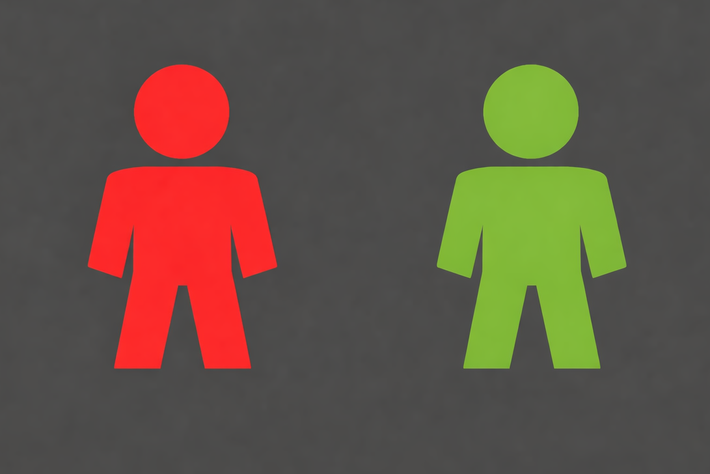
#> input picture Assets/OpenCV_Tests/Enemy_Ally_Test/enemy_ally.png, 710 x 474 px, shrunk from 1091 x 728 before the run
$ python detect_enemy_ally.py
#> lines starting #> are read from the running program, lines starting #| are printed output that depends on the picture; after the words box and inside, x2 and y2 are one past the last pixel; in counts of white or black regions, pixels touching at a corner belong together
import cv2
import numpy as np

# =========================================================
# SETTINGS
# =========================================================

# Input image filename
INPUT_IMAGE = "enemy_ally.png"

# Output filenames
OUTPUT_DETECTED = "detected_output.png"
OUTPUT_FIX = "fix_output.png"
OUTPUT_FIXPLUS = "fixplus_output.png"

# Fix recolour values (OpenCV uses BGR, not RGB)
ENEMY_FIX_COLOR = (0, 165, 255)   # orange
ALLY_FIX_COLOR = (255, 255, 0)    # cyan

# Marker settings
MARKER_RADIUS = 18
MARKER_Y_OFFSET = -20   # move marker upward if needed
MIN_CONTOUR_AREA = 500  # ignore tiny blobs/noise


# =========================================================
# LOAD IMAGE
# =========================================================

image = cv2.imread(INPUT_IMAGE)
#> image is the input picture: shape (474, 710, 3); mean B, G, R 69.8, 83.1, 99

if image is None:
    print(f"Could not find image: {INPUT_IMAGE}")
    print("Make sure the image is in the same folder as this script.")
    exit()

original = image.copy()

# Convert from BGR to HSV
# HSV makes colour detection easier
hsv = cv2.cvtColor(image, cv2.COLOR_BGR2HSV)
#> hsv: shape (474, 710, 3); mean H, S, V 18.5, 42.8, 104.6


# =========================================================
# CREATE COLOUR MASKS
# =========================================================

# RED MASK
# Red wraps around in HSV, so we need two red ranges

lower_red1 = np.array([0, 80, 80])
upper_red1 = np.array([10, 255, 255])

lower_red2 = np.array([160, 80, 80])
upper_red2 = np.array([179, 255, 255])

red_mask1 = cv2.inRange(hsv, lower_red1, upper_red1)
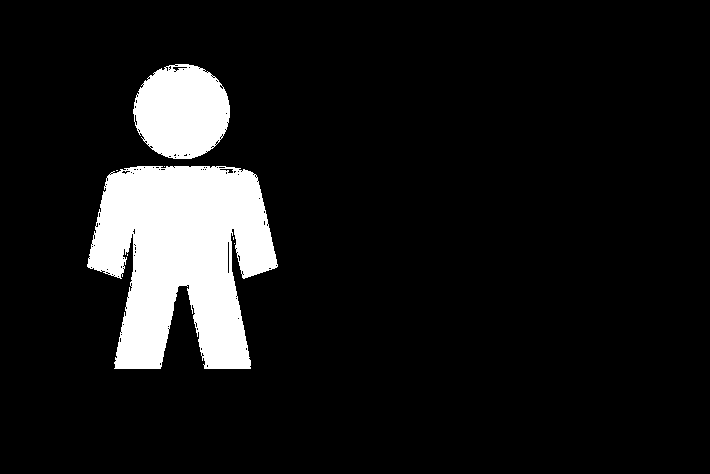
#> red_mask1: shape (474, 710); 10% white; 7 white regions (5 under 20 px), largest, box (x1, y1, x2, y2) and area: (87, 166, 278, 369) 26652, (133, 64, 230, 159) 7097
red_mask2 = cv2.inRange(hsv, lower_red2, upper_red2)
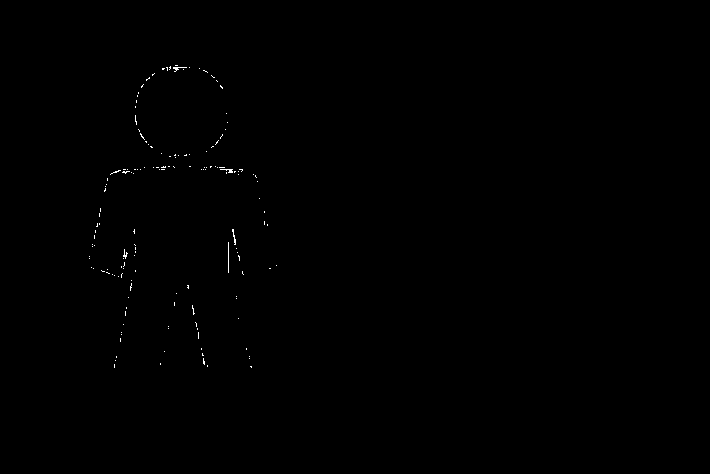
#> red_mask2: shape (474, 710); 0.16% white in thin lines or dots, all inside (x1, y1, x2, y2) = (89, 65, 277, 368)
red_mask = cv2.bitwise_or(red_mask1, red_mask2)
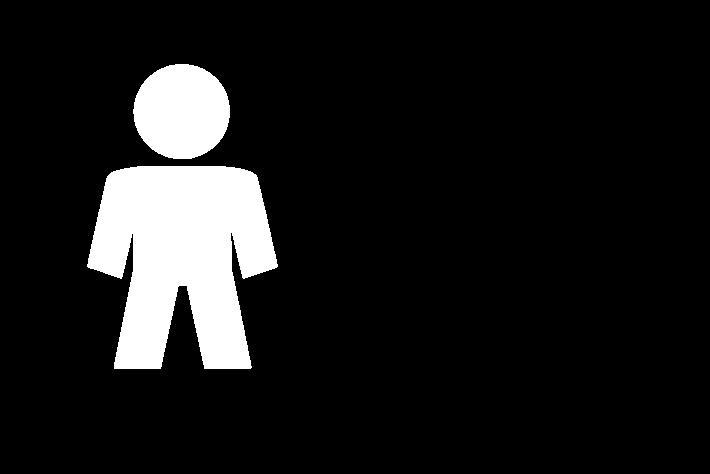
#> red_mask: shape (474, 710); 10.2% white; 2 white regions, box (x1, y1, x2, y2) and area: (87, 166, 278, 369) 27065, (133, 64, 230, 159) 7248

# GREEN MASK
lower_green = np.array([35, 60, 60])
upper_green = np.array([90, 255, 255])
green_mask = cv2.inRange(hsv, lower_green, upper_green)
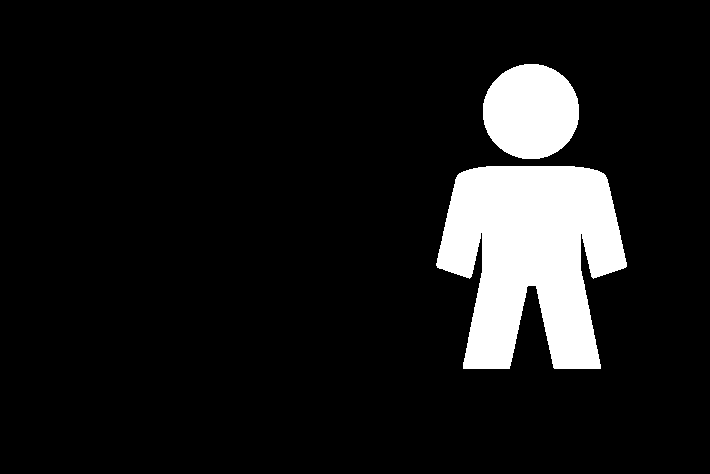
#> green_mask: shape (474, 710); 10.2% white; 2 white regions, box (x1, y1, x2, y2) and area: (436, 166, 627, 369) 27073, (483, 64, 579, 159) 7230

# Clean up the masks a bit so small noise is removed
kernel = np.ones((5, 5), np.uint8)

red_mask = cv2.morphologyEx(red_mask, cv2.MORPH_OPEN, kernel)
#> red_mask: shape (474, 710); 10.2% white; 2 white regions, box (x1, y1, x2, y2) and area: (88, 166, 277, 369) 27053, (133, 64, 230, 159) 7248
red_mask = cv2.morphologyEx(red_mask, cv2.MORPH_CLOSE, kernel)
#> red_mask: shape (474, 710); 10.2% white; 2 white regions, box (x1, y1, x2, y2) and area: (88, 166, 277, 369) 27148, (133, 64, 230, 159) 7248

green_mask = cv2.morphologyEx(green_mask, cv2.MORPH_OPEN, kernel)
#> green_mask: shape (474, 710); 10.2% white; 2 white regions, box (x1, y1, x2, y2) and area: (437, 166, 627, 369) 27068, (483, 64, 579, 159) 7230
green_mask = cv2.morphologyEx(green_mask, cv2.MORPH_CLOSE, kernel)
#> green_mask: shape (474, 710); 10.2% white; 2 white regions


# =========================================================
# FIND LARGEST FIGURE OF A COLOUR
# =========================================================

def get_main_blob(mask, name):
    """
    Finds the largest valid contour in a mask and returns:
    bounding box, centre, and contour data.
    """
#> called with name = 'Enemy'
    contours, _ = cv2.findContours(mask, cv2.RETR_EXTERNAL, cv2.CHAIN_APPROX_SIMPLE)
#> contours = 2 contours; box (x1, y1, x2, y2) and area: (88, 166, 277, 369) 26669, (133, 64, 230, 159) 7112

    valid_contours = [c for c in contours if cv2.contourArea(c) > MIN_CONTOUR_AREA]
#> valid_contours has the same summary as contours

    if not valid_contours:
        print(f"No valid {name} contour found.")
        return None

    largest = max(valid_contours, key=cv2.contourArea)
#> largest = contour of 333 points, box (x1, y1, x2, y2) (88, 166, 277, 369), area 26669

    x, y, w, h = cv2.boundingRect(largest)
#> x = 88; y = 166; w = 189; h = 203
    cx = x + w // 2
#> cx = 182
    cy = y + h // 2
#> cy = 267

    print(f"{name} found:")
    print(f"  x={x}, y={y}, w={w}, h={h}, centre=({cx}, {cy})")
#|   x=88, y=166, w=189, h=203, centre=(182, 267)

    return {
        "contour": largest,
        "x": x,
        "y": y,
        "w": w,
        "h": h,
        "cx": cx,
        "cy": cy
    }


enemy_data = get_main_blob(red_mask, "Enemy")
#> enemy_data = {'contour': contour of 333 points, box (x1, y1, x2, y2) (88, 166, 277, 369), area 26669, 'x': 88, 'y': 166, 'w': 189, 'h': 203, 'cx': 182, 'cy': 267}
ally_data = get_main_blob(green_mask, "Ally")
#> in get_main_blob (call 2), `contours, _ = cv2.findContours(mask, cv2.RETR_EXTERNAL, cv2.CHAIN_APPR..`: contours = 2 contours; box (x1, y1, x2, y2) and area: (437, 166, 627, 369) 26680, (483, 64, 579, 159) 7094
#> in get_main_blob (call 2), `valid_contours = [c for c in contours if cv2.contourArea(c) > MIN_CONT..`: valid_contours has the same summary as contours
#|   x=437, y=166, w=190, h=203, centre=(532, 267)
#> ally_data = {'contour': contour of 344 points, box (x1, y1, x2, y2) (437, 166, 627, 369), area 26680, 'x': 437, 'y': 166, 'w': 190, 'h': 203, 'cx': 532, 'cy': 267}


# =========================================================
# DRAW DETECTION OUTPUT
# =========================================================

def draw_detection_info(img, data, box_color, label):
    """
    Draws a bounding box and a head-ish point so we can see
    where the figure was detected.
    """
#> called with box_color = (0, 255, 255), label = 'Enemy'
    if data is None:
        return

    x, y, w, h = data["x"], data["y"], data["w"], data["h"]
#> x = 88; y = 166; w = 189; h = 203

    # Draw bounding box
    cv2.rectangle(img, (x, y), (x + w, y + h), box_color, 3)

    # Estimate a point nearer the head, not full box centre
    head_x = x + w // 2
#> head_x = 182
    head_y = y + int(h * 0.18)
#> head_y = 202

    cv2.circle(img, (head_x, head_y), 6, box_color, -1)

    # Add label above the box
    cv2.putText(
        img,
        label,
        (x, max(20, y - 10)),
        cv2.FONT_HERSHEY_SIMPLEX,
        0.7,
        box_color,
        2
    )


detected = original.copy()

draw_detection_info(detected, enemy_data, (0, 255, 255), "Enemy")
draw_detection_info(detected, ally_data, (255, 255, 0), "Ally")
#> call 2 of draw_detection_info, with box_color = (255, 255, 0), label = 'Ally'
#> in draw_detection_info (call 2), `x, y, w, h = data["x"], data["y"], data["w"], data["h"]`: x = 437; w = 190
#> in draw_detection_info (call 2), `head_x = x + w // 2`: head_x = 532
#> in draw_detection_info (call 2), `cv2.circle(img, (head_x, head_y), 6, box_color, -1)`: img: shape (474, 710, 3); mean B, G, R 71, 87.6, 100.2
#> in draw_detection_info (call 2), `cv2.putText( img, label, (x, max(20, y - 10)), cv2.FONT_HERSHEY_SIMPLE..`:
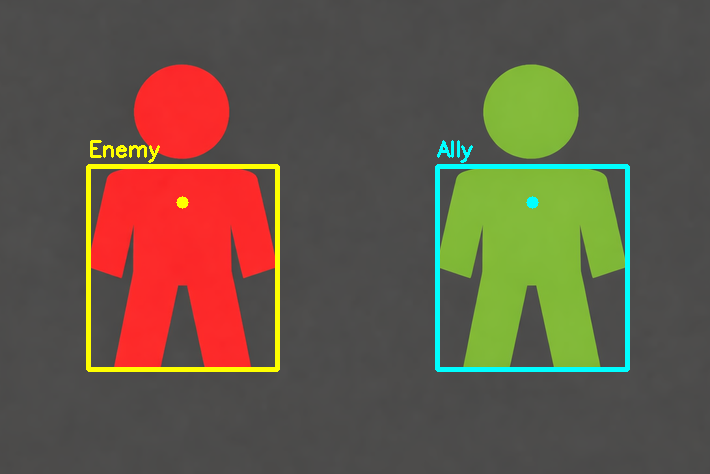
#> img: shape (474, 710, 3); mean B, G, R 71.2, 87.7, 100.1

cv2.imwrite(OUTPUT_DETECTED, detected)


# =========================================================
# CREATE FIX OUTPUT
# =========================================================

fix = original.copy()

# Recolour the red figure to orange
fix[red_mask > 0] = ENEMY_FIX_COLOR

# Recolour the green figure to cyan
fix[green_mask > 0] = ALLY_FIX_COLOR
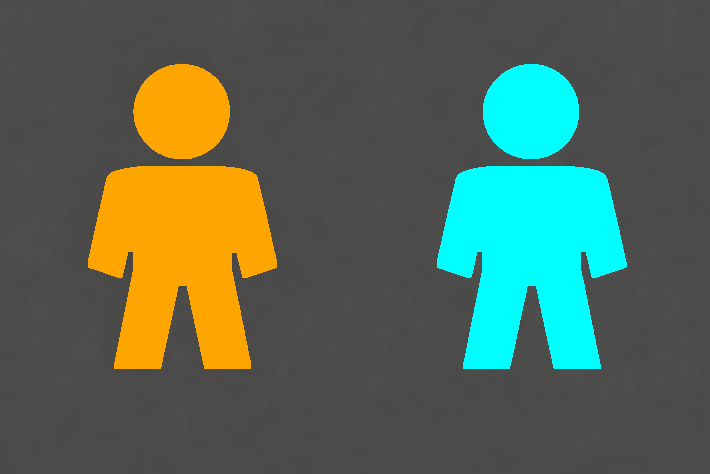
#> fix: shape (474, 710, 3); mean B, G, R 85.6, 103.1, 86.7

cv2.imwrite(OUTPUT_FIX, fix)


# =========================================================
# CREATE FIX+ OUTPUT
# =========================================================

def draw_marker(img, data, fill_color, symbol):
    """
    Draws a circular marker on the figure's torso / centre mass.
    """
#> called with fill_color = (0, 255, 255), symbol = '!'
    if data is None:
        return

    x, y, w, h = data["x"], data["y"], data["w"], data["h"]
#> x = 88; y = 166; w = 189; h = 203

    # Put marker roughly on the upper torso
    marker_x = x + w // 2
#> marker_x = 182
    marker_y = y + int(h * 0.42) + MARKER_Y_OFFSET
#> marker_y = 231

    # Filled circle
    cv2.circle(img, (marker_x, marker_y), MARKER_RADIUS, fill_color, -1)

    # Black border
    cv2.circle(img, (marker_x, marker_y), MARKER_RADIUS, (0, 0, 0), 2)

    # Symbol inside marker
    cv2.putText(
        img,
        symbol,
        (marker_x - 8, marker_y + 7),
        cv2.FONT_HERSHEY_SIMPLEX,
        0.6,
        (0, 0, 0),
        2
    )
#> img: shape (474, 710, 3); mean B, G, R 85.6, 103.1, 86.4


fixplus = fix.copy()

# Enemy marker = !
draw_marker(fixplus, enemy_data, (0, 255, 255), "!")

# Ally marker = +
draw_marker(fixplus, ally_data, (255, 255, 0), "+")
#> call 2 of draw_marker, with fill_color = (255, 255, 0), symbol = '+'
#> in draw_marker (call 2), `x, y, w, h = data["x"], data["y"], data["w"], data["h"]`: x = 437; w = 190
#> in draw_marker (call 2), `marker_x = x + w // 2`: marker_x = 532
#> in draw_marker (call 2), `cv2.circle(img, (marker_x, marker_y), MARKER_RADIUS, (0, 0, 0), 2)`:
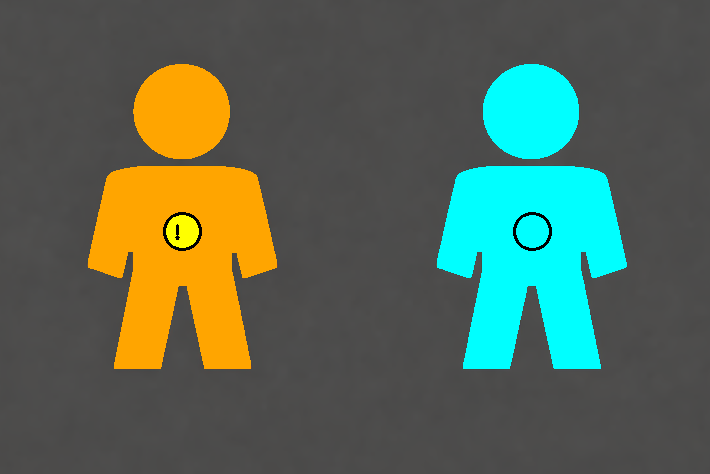
#> img: shape (474, 710, 3); mean B, G, R 85.4, 102.8, 86.4
#> in draw_marker (call 2), `cv2.putText( img, symbol, (marker_x - 8, marker_y + 7), cv2.FONT_HERSH..`: img: shape (474, 710, 3); 0.02% of pixels changed, all inside (x1, y1, x2, y2) = (525, 226, 539, 240)

cv2.imwrite(OUTPUT_FIXPLUS, fixplus)


# =========================================================
# FINISHED
# =========================================================

print("\nDone.")
print(f"Saved: {OUTPUT_DETECTED}")
print(f"Saved: {OUTPUT_FIX}")
print(f"Saved: {OUTPUT_FIXPLUS}")
